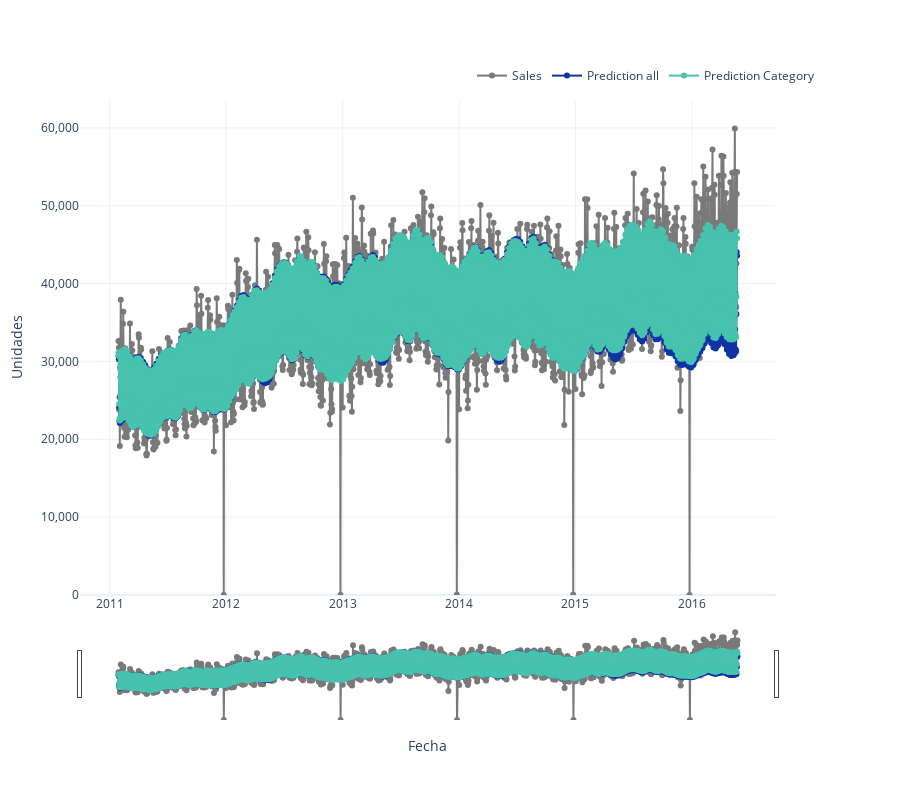

Notebook code for this chart:
### Code cell
fig = make_subplots(specs=[[{"secondary_y": True}]])

fig.add_trace(go.Scatter(x=df_all["ds"], y=df_all["y"],
                          mode='lines',
                          name='Sales',
                          marker_color='rgb(121,121,121)'))
fig.add_trace(go.Scatter(x=df_all["ds"], y=df_all["yhat"],
                          mode='lines+markers',
                          name='Prediction all',
                          marker_color='rgb(16,52,166)'))
fig.add_trace(go.Scatter(x=df_cat_all["ds"], y=df_cat_all["yhat"],
                          mode='lines+markers',
                          name='Prediction Category',
                          marker_color='rgb(70,194,173)'))

fig.update_traces(mode='markers+lines')
fig.update_xaxes(rangeslider_visible=True)
fig.update_layout({
    'height': 800,
    'template': 'plotly_white',
    'plot_bgcolor': 'rgba(0,0,0,0)',
    'paper_bgcolor': 'rgba(0,0,0,0)',
    'xaxis_title': 'Fecha',
    'yaxis_title': 'Unidades',
    'yaxis_tickformat': ',.0f',
    'yaxis.rangemode': 'tozero',
    'legend': {'orientation': 'h',
                'yanchor': 'bottom',
                'y': 1.02,
                'xanchor': 'right',
                'x': 1
                }
})

### Figure 1 — Plotly figure (JSON) as saved in the notebook; plotly's stock layout.template omitted (floating-point values rounded to 4 significant figures; data arrays with more than 128 entries replaced by an {"elided": "..."} marker saying what was removed)
{"data": [{"marker": {"color": "rgb(121,121,121)"}, "mode": "markers+lines", "name": "Sales", "type": "scatter", "x": {"elided": "1941 str values"}, "y": {"elided": "1941 int values"}}, {"marker": {"color": "rgb(16,52,166)"}, "mode": "markers+lines", "name": "Prediction all", "type": "scatter", "x": {"elided": "1941 str values"}, "y": {"elided": "1941 float values"}}, {"marker": {"color": "rgb(70,194,173)"}, "mode": "markers+lines", "name": "Prediction Category", "type": "scatter", "x": {"elided": "1941 str values"}, "y": {"elided": "1941 float values"}}], "layout": {"height": 800, "legend": {"orientation": "h", "x": 1, "xanchor": "right", "y": 1.02, "yanchor": "bottom"}, "paper_bgcolor": "rgba(0,0,0,0)", "plot_bgcolor": "rgba(0,0,0,0)", "xaxis": {"anchor": "y", "domain": [0, 0.94], "rangeslider": {"visible": true}, "title": {"text": "Fecha"}}, "yaxis": {"anchor": "x", "domain": [0, 1], "rangemode": "tozero", "tickformat": ",.0f", "title": {"text": "Unidades"}}, "yaxis2": {"anchor": "x", "overlaying": "y", "side": "right"}}}
